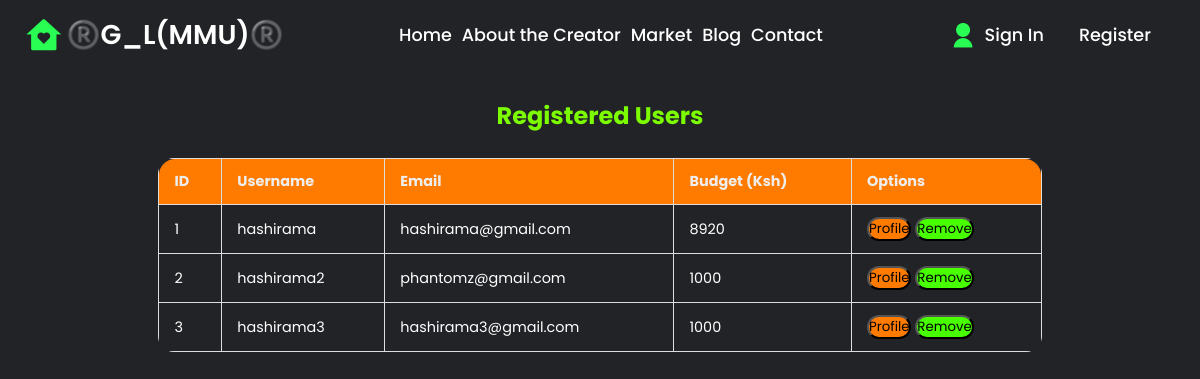
Page /mypeople on the committed database.
### market/models.py (models this page shows, shortened)
class User(db.Model, UserMixin):
    id = db.Column(db.Integer(), primary_key=True)
    username = db.Column(db.String(length=30), nullable=False, unique=True)
    email_address = db.Column(db.String(length=58), nullable=False, unique=True)
    pass_hash = db.Column(db.String(length=60), nullable=False)
    budget = db.Column(db.Integer(), nullable=False, default=1000)
    items = db.relationship('Item', backref='owned_user', lazy=True)
    @property
    def password(self):
        return self.password

### market/routes.py (the view)
@app.route('/mypeople')
def users_page():
    users = User.query.all()
    return render_template('not.html', users=users)

### market/templates/not.html (shortened to what this page needs)
<!DOCTYPE html>
<html lang="en">
<head>
    <link rel="stylesheet" href="{{ url_for('static', filename='css/styles.css') }}">
    <link href="https://cdn.jsdelivr.net/npm/remixicon@4.5.0/fonts/remixicon.css" rel="stylesheet"/>
    <link rel="stylesheet" href="https://unpkg.com/boxicons@latest/css/boxicons.min.css">
</head>
<body id="mrktb" class="mkrtbay">
    <header style="padding-bottom: 50px;">
        <a href="{{ url_for('home_page') }}" class="logo"><i class="ri-home-heart-fill"></i><span>®️G_L(MMU)®️</span> </a>
        <ul class="navbar">
            <li><a href="{{ url_for('home_page') }}" >Home</a> </li>
            <li><a href="{{ url_for('about_page') }}">About the Creator</a></li>
            <li><a href="{{ url_for('market_page') }}">Market</a></li>
            <li><a href="{{ url_for('blog_page') }}">Blog</a></li>
            <li><a href="{{ url_for('contact_page') }}"> Contact</a></li>
        </ul>
        {% if current_user.is_authenticated %}
            <ul class="navbar-nav">
                <li class="nav-item">
                    <a class="nav-link" style="color: lawngreen; font-weight: bold">
                        <i class="fas fa-coins"></i>
                        {{ current_user.prettier_budget }}
                    </a>
                </li>
                <li class="nav-item">
                    <a class="nav-market">Welcome, {{ current_user.username }}</a>
                </li>
                <li class="nav-item">
                    <a class="nav-link" href="{{ url_for('logout_page') }}">Logout</a>
                </li>
            </ul>
        {% else %}
            <div class="main">
                <a href="{{ url_for('login_page') }}" class="user"><i class="ri-user-fill"></i>Sign In</a>
                <a href="{{ url_for('register_page') }}">Register</a>
            </div>
        {% endif %}
    </header>
    <div class="tables">
        <div class="table-cont">
            <h2 style="text-align: center; color: lawngreen; margin-bottom: 20px;">Registered Users</h2>
            <table class="cont-tables">
                <thead>
                    <tr class="table-hrow">
                        <th>ID</th>
                        <th>Username</th>
                        <th>Email</th>
                        <th>Budget (Ksh)</th>
                        <th>Options</th>
                    </tr>
                </thead>
                <tbody>
                    {% for user in users %}
                    <tr id="tr12">
                        <td>{{ user.id }}</td>
                        <td>{{ user.username }}</td>
                        <td>{{ user.email_address }}</td>
                        <td>{{ user.budget }}</td>
                        <td>
                            <button class="btn btn-outline btn-info" id="bt23">Profile</button>
                            <button class="btn btn-outline btn-danger" id="bt24">Remove</button>
                        </td>
                    </tr>
                    {% endfor %}
                </tbody>
            </table>
        </div>
    </div>
</body>
</html>

### market/static/css/styles.css (style rules this page uses)
* { padding: 0; margin: 0; box-sizing: border-box; font-family: 'Poppins', sans-serif; text-decoration: none; list-style: none; }
:root { --bg-color: #222327; --text-color: #fff; --main-color: #29fd53; }
body { min-height: 100vh; min-width: 100%; background: var(--bg-color); color: var(--text-color); }
header { position: fixed; width: 100%; top: 0; right: 0; z-index: 1000; display: flex; align-items: center; justify-content: space-between; background: transparent; padding: 28px 12%; transition: all .50s ease; }
.logo { display: flex; align-items: center; }
.logo i { color: var(--main-color); font-size: 38px; margin-right: 3px; }
.logo span { color: var(--text-color); font-size: 1.7rem; font-weight: 600; }
.navbar { display: flex; }
.navbar a { color: var(--text-color); font-size: 1.1rem; font-weight: 500; padding: 5px 0; margin: 0px 30px; transition: all .50s ease; }
.main { display: flex; align-items: center; }
.main a { margin-right: 25px; margin-left: 10px; color: var(--text-color); font-size: 1.1rem; font-weight: 500; transition: all .50s ease; }
.user { display: flex; align-items: center; }
.user i { color: var(--main-color); font-size: 28px; margin-right: 7px; }
@media (max-width: 1280px ) { header { padding: 14px 2%; transition: .2s; } }
@media (max-width: 1280px ) { .navbar a { padding: 5px 0; margin: 0px 5px; } }
.tables { margin-top: 50px; padding: 3rem; }
.table-cont { width: 100%; overflow-x: auto; }
.cont-tables { margin: 25px auto; font-size: 0.9rem; width: 80%; border-radius: 1rem; border-collapse: collapse; overflow: hidden; }
.cont-tables thead tr { background-color: #ff7b00; color: #eee; text-align: left; }
.cont-tables thead th:first-child { border-top-left-radius: 1rem; }
.cont-tables thead th:last-child { border-top-right-radius: 1rem; }
.cont-tables th, .cont-tables td { padding: 12px 15px; border: 1px solid #ddd; }
#bt23 { background-color: #ff7b00; border-radius: 1rem; }
#bt24 { background-color: rgb(72, 255, 0); border-radius: 1rem; }

### rows in the picture
User: id "1", username "hashirama", email_address "hashirama@gmail.com", budget "8920"
User: id "2", username "hashirama2", email_address "phantomz@gmail.com", budget "1000"
User: id "3", username "hashirama3", email_address "hashirama3@gmail.com", budget "1000"
